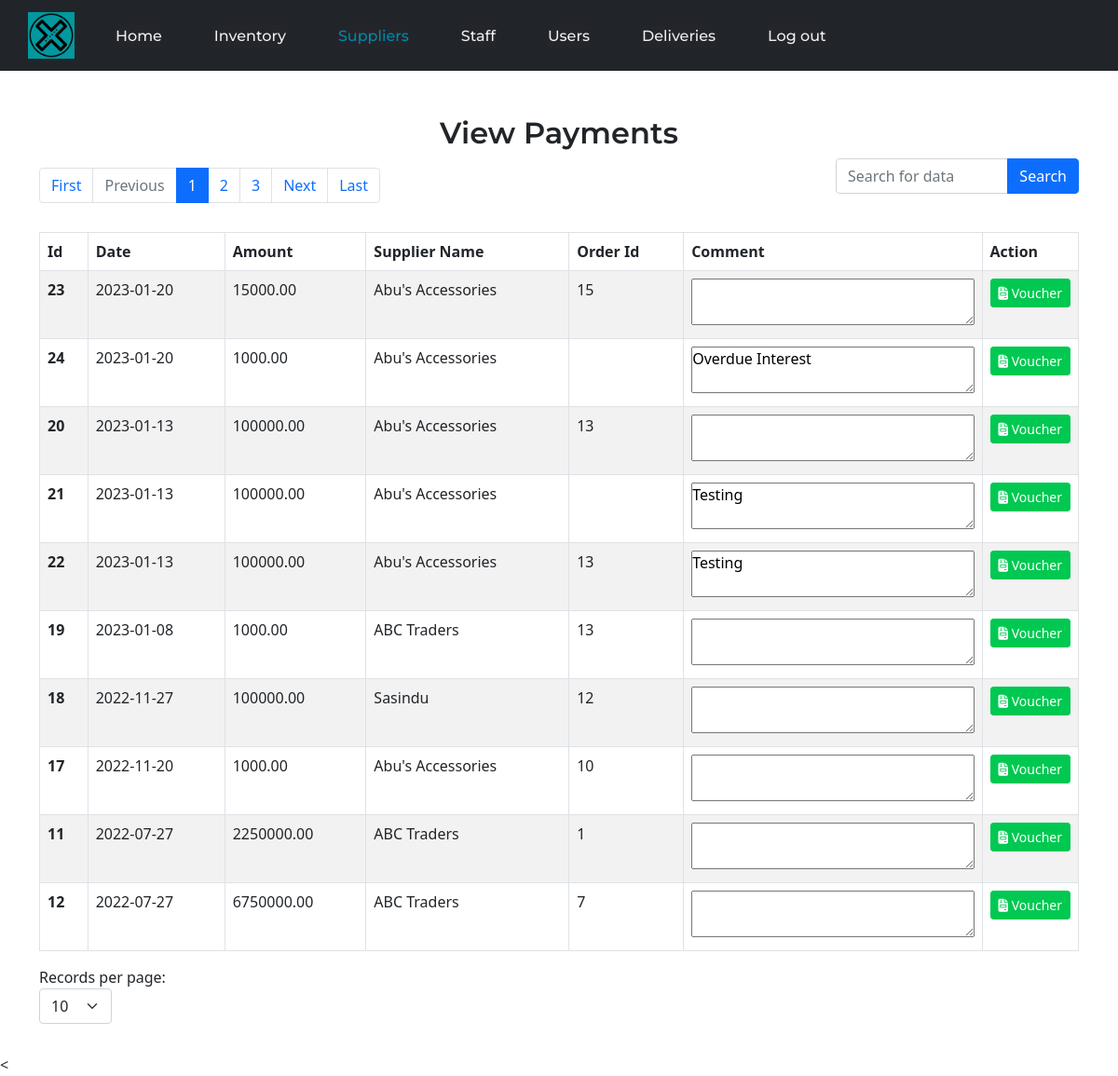
Page /View/SuppliersManagePayments.php (signed in) on the committed database.
### tables this page shows
CREATE TABLE `payment` (
  `payment_id` int(11) NOT NULL,
  `payment_date` date NOT NULL,
  `payment_amount` decimal(12,2) NOT NULL,
  `payment_order_id` int(11) DEFAULT NULL,
  `payment_comment` text DEFAULT NULL,
  `payment_supplier_id` int(11) NOT NULL,
  `payment_status` int(11) NOT NULL DEFAULT 1
);

CREATE TABLE `supplier` (
  `supplier_id` int(11) NOT NULL,
  `supplier_name` varchar(256) NOT NULL,
  `supplier_location` varchar(256) NOT NULL,
  `supplier_address` varchar(256) NOT NULL,
  `supplier_pending_payment` decimal(12,2) NOT NULL DEFAULT 0.00,
  `supplier_status` int(11) NOT NULL DEFAULT 1
);

### Model/SuppliersManagePaymentsModel.php (called while the page is built, shortened)
<?php
    function getSupplierName($con, $Id){
        $sql = "SELECT * FROM supplier WHERE supplier_id = ?;";
        $stmt = mysqli_stmt_init($con);
        if(!mysqli_stmt_prepare($stmt, $sql)){
            $msg = "Error: MySQL statement Failed";
            $msg = base64_encode($msg);
            header("location: ../View/SuppliersManagePayments.php?msg=$msg");
            exit();
        }
        mysqli_stmt_bind_param($stmt, "s", $Id);
        mysqli_stmt_execute($stmt);
        $resultData = mysqli_stmt_get_result($stmt);
        if($row = mysqli_fetch_assoc($resultData)){
            $supplierName = $row["supplier_name"];
            return $supplierName;
        }else{
            $msg = "Error: Couldn't fetch supplier name from the database";
            $msg = base64_encode($msg);
            header("location: ../View/SuppliersManagePayments.php?msg=$msg");
            exit();
        }
    }
?>

### View/SuppliersManagePayments.php (the view, shortened to what this page needs)
<?php
$thisDBConnection = new DbConnection();
$myCon = $thisDBConnection->con;
if (isset($_GET['page'])) {
    $page = $_GET['page'];
} else {
    $page = 1;
}
if(isset($_POST['limitSelector'])){
    $_SESSION['limitPayments'] = $_POST['limitSelector'];
    $limit = $_POST['limitSelector'];
    $page = 1;
}else{
    if(isset($_SESSION['limitPayments'])){
        $limit = $_SESSION['limitPayments'];
    }else{
        $limit = 10;
    }
}
$start = ($page - 1) * $limit;
if (isset($_GET["search"])) {
    $filters = $_GET["search"];
    $page = 0;
    $sql = "SELECT * FROM payment JOIN supplier ON payment.payment_supplier_id = supplier.supplier_id WHERE CONCAT(supplier_name, payment_amount, payment_date) LIKE '%$filters%' AND payment_status=1 ORDER BY payment_date DESC;";
    $result = $myCon->query($sql) or die($myCon->error);
    $resCheck = mysqli_num_rows($result);
    if ($resCheck > 0) {
        $payments = $result->fetch_all(MYSQLI_ASSOC);
    } else {
        $msg = "No records have been read from the database";
        $msg = base64_encode($msg);
        header("location: ../View/SuppliersManagePayments.php?msg=$msg");
        exit();
    }
} else {
    $sql = "SELECT * FROM payment WHERE payment_status = 1 ORDER BY payment_date DESC LIMIT $start, $limit;";
    $result = $myCon->query($sql) or die($myCon->error);
    $resCheck = mysqli_num_rows($result);
    if ($resCheck > 0) {
        $payments = $result->fetch_all(MYSQLI_ASSOC);
    } else {
        $msg = "No records have been read form the database";
        $msg = base64_encode($msg);
        header("location: ../View/Suppliers.php?msg=$msg");
        exit();
    }
}
$sqlNew = "SELECT count(payment_id) AS payment_id FROM payment WHERE payment_status=1";
$resultNew = $myCon->query($sqlNew) or die($myCon->error);
$paymentCount = $resultNew->fetch_all(MYSQLI_ASSOC);
$total = $paymentCount[0]['payment_id'];
$pages = ceil($total / $limit);
$previous = $page - 1;
$next = $page + 1;
require_once "../Model/SuppliersManagePaymentsModel.php";
?>
<!DOCTYPE html>
<html>
<head>
    <link rel="stylesheet" type="text/css" href="../bootstrap/bootstrap-5.0.2-dist/css/bootstrap.min.css">
    <link rel="stylesheet" type="text/css" href="../CSS/HeaderStyles.css">
    <link rel="stylesheet" type="text/css" href="../CSS/SuppliersManagePaymentsStyles.css">
</head>
<body>
    <nav class="navbar navbar-expand-lg navbar-dark bg-dark">
        <a class="navbar-brand" href="#">
            <img class="logo" src="../Commons/Icons/logotest.png" alt="logo" width="50px" height="50px">
        </a>
        <div class="collapse navbar-collapse" id="navbarSupportedContent">
            <form action="../Controller/HeaderController.php" method="post">
                <ul class="navbar-nav mr-auto navLinks">
                    <li id="nav1" class="nav-item">
                        <a class="nav-link" href="#"> <button class="btnToTxt" type="submit" name="submit" value="navHome"> Home </button> </a>
                    </li>
                    <li id="nav2" class="nav-item">
                        <a class="nav-link" href="#"> <button class="btnToTxt" type="submit" name="submit" value="navInventory"> Inventory </button> </a>
                    </li>
                    <li id="nav3" class="nav-item">
                        <a class="nav-link" href="#"> <button class="activeItem btnToTxt" type="submit" name="submit" value="navSuppliers"> Suppliers </button> </a>
                    </li>
                    <li id="nav4" class="nav-item">
                        <a class="nav-link" href="#"> <button class="btnToTxt" type="submit" name="submit" value="navStaff"> Staff </button> </a>
                    </li>
                    <li id="nav5" class="nav-item">
                        <a class="nav-link" href="#"> <button class="btnToTxt" type="submit" name="submit" value="navProfile"> Users </button> </a>
                    </li>
                    <li id="nav7" class="nav-item">
                        <a class="nav-link" href="#"> <button class="btnToTxt" type="submit" name="submit" value="navDelivery"> Deliveries </button> </a>
                    </li>
                    <li id="nav6" class="nav-item">
                        <a class="nav-link" href="#"> <button class="btnToTxt" type="submit" name="submit" value="navLogout"> Log out </button> </a>
                    </li>
                </ul>
            </form>
        </div>
    </nav>
    <br><br>
    <div class="container">
        <div class="row">
            <div class="col-12">
                <h2 class="TitleTxt">View Payments</h2>
            </div>
        </div>
        <div class="row">
            <div class="col-9">
                <nav class="paginationNav">
                    <ul class="pagination">
                        <li class="page-item">
                            <a class="page-link" href="SuppliersManagePayments.php?page=1">First</a>
                        </li>
                        <li class="page-item <?php if ($page == 1 || $page == 0) {
                                                    echo "disabled";
                                                } ?>">
                            <a class="page-link" href="SuppliersManagePayments.php?page=<?php echo $previous; ?>">Previous</a>
                        </li>
                        <?php for ($i = 1; $i <= $pages; $i++) { ?>
                            <li class="page-item<?php if ($i == $page) {
                                                    echo " active";
                                                } ?>">
                                <a class="page-link" href="SuppliersManagePayments.php?page=<?php echo $i; ?>"> <?php echo $i; ?> </a>
                            </li>
                        <?php } ?>
                        <li class="page-item <?php if ($page == $pages || $page == 0) {
                                                    echo "disabled";
                                                } ?>">
                            <a class="page-link" href="SuppliersManagePayments.php?page=<?php echo $next; ?>">Next</a>
                        </li>
                        <li class="page-item">
                            <a class="page-link" href="SuppliersManagePayments.php?page=<?php echo $pages; ?>">Last</a>
                        </li>
                    </ul>
                </nav>
            </div>
            <div class="col-3">
                <form action="" method="get">
                    <div class="input-group mb-3">
                        <input id="search" name="search" value="<?php if (isset($_GET["search"])) {
                                                                    echo $_GET["search"];
                                                                } ?>" type="text" class="form-control" placeholder="Search for data">
                        <button type="submit" class="btn btn-primary">Search</button>
                    </div>
                </form>
            </div>
        </div>
        <div class="row">
            <div class="col-12">
                <table class="table table-striped table-hover table-bordered table-responsive">
                    <thead>
                        <tr>
                            <th scope="col">Id</th>
                            <th scope="col">Date</th>
                            <th scope="col">Amount</th>
                            <th scope="col">Supplier Name</th>
                            <th scope="col">Order Id</th>
                            <th scope="col">Comment</th>
                            <th scope="th-sm" id="Action">Action</th>
                        </tr>
                    </thead>
                    <tbody>
                        <form action="SuppliersPaymentReport.php?status=true" method="post">
                            <?php foreach ($payments as $payment) { ?>
                                <tr>
                                    <th scope="row"><?php echo $payment['payment_id'] ?></th>
                                    <td id="Date<?php echo $payment['payment_id'] ?>"> <?php echo $payment['payment_date'] ?></td>
                                    <td id="Amount<?php echo $payment['payment_id'] ?>"><?php echo $payment['payment_amount'] ?></td>
                                    <td id="Supplier<?php echo $payment['payment_id'] ?>"><?php echo getSupplierName($myCon, $payment['payment_supplier_id']) ?></td>
                                    <td id="Order<?php echo $payment['payment_id'] ?>"><?php echo $payment['payment_order_id'] ?></td>
                                    <td><?php echo "<textarea id='Comment" . $payment['payment_id'] . "' rows='2'>" . $payment['payment_comment'] . "</textarea>" ?></td>
                                    <td>
                                        <button type="submit" formtarget="_blank" class="btn btn-sm btn-half-success" name="voucherButton" id="voucher-<?php echo $payment['payment_id'] ?>" value="voucher-<?php echo $payment['payment_id'] ?>"><i class="fa-solid fa-file-invoice"></i>&nbsp;Voucher</button>
                                    </td>
                                </tr>
                            <?php } ?>
                        </form>
                    </tbody>
                </table>
            </div>
        </div>
        <div class="row">
            <form action="#" method="post" class="limitSelectForm">
                <label>Records per page:</label>
                <select id="limitSelector" name="limitSelector" class="form-select limitSelect" onchange="changeLimits()">
                    <option <?php if($limit == 10){ echo "selected"; } ?> value="10">10</option>
                </select>
            </form>
        </div>
    </div>
    <<script src="../JS/SuppliersManagePayments.js"></script>
</body>
</html>

### CSS/HeaderStyles.css (style rules this page uses)
* { box-sizing: border-box; margin: 0; padding: 0; }
nav { padding-top: 1.2%; padding-bottom: 1.2%; padding-left: 30px; }
.logo { cursor:pointer; }
.navLinks { display: flex; align-items: center; list-style: none; margin-bottom: 0; }
.navLinks li { display: inline-block; padding-top: 0; padding-bottom: 0; padding-left: 20px; padding-right: 20px; }
.navLinks li a button { transition: all 0.3s ease 0s; }
.btnToTxt { font-family: "Montserrat", sans-serif; font-weight: 500; font-size: 16px; color: #edf0f1; text-decoration: none; background-color:#24252A; border:none; outline: none; margin:0; padding:0; color: #edf0f1; }
.activeItem { color: #0088a9; }

### CSS/SuppliersManagePaymentsStyles.css (style rules this page uses)
.TitleTxt { font-family: "Montserrat", sans-serif; font-weight: 600; text-align: center; }
.paginationNav { padding-left: 0; padding-right: 0; padding-bottom: 0.9rem; }
.limitSelect { width: auto; margin: 0; }
.limitSelectForm { margin-bottom: 2rem; }
table { table-layout: auto; }
td, th { white-space: nowrap; overflow: hidden; text-overflow: ellipsis; }
.btn-half-success { background-color:#00C851; border-color: #00C851; color: white; transition: 0.3s; }
#Action { width: 5%; }
textarea { height:auto; width:100%; max-width: 100%; }

### rows in the picture
payment: payment_id "23", payment_date "2023-01-20", payment_amount "15000.00", payment_supplier.supplier_name "Abu's Accessories", payment_order "15"
payment: payment_id "24", payment_date "2023-01-20", payment_amount "1000.00", payment_supplier.supplier_name "Abu's Accessories", payment_id+payment_comment "Overdue Interest"
payment: payment_id "20", payment_date "2023-01-13", payment_amount "100000.00", payment_supplier.supplier_name "Abu's Accessories", payment_order "13"
payment: payment_id "21", payment_date "2023-01-13", payment_amount "100000.00", payment_supplier.supplier_name "Abu's Accessories", payment_id+payment_comment "Testing"
payment: payment_id "22", payment_date "2023-01-13", payment_amount "100000.00", payment_supplier.supplier_name "Abu's Accessories", payment_order "13", payment_id+payment_comment "Testing"
payment: payment_id "19", payment_date "2023-01-08", payment_amount "1000.00", payment_supplier.supplier_name "ABC Traders", payment_order "13"
payment: payment_id "18", payment_date "2022-11-27", payment_amount "100000.00", payment_supplier.supplier_name "Sasindu", payment_order "12"
payment: payment_id "17", payment_date "2022-11-20", payment_amount "1000.00", payment_supplier.supplier_name "Abu's Accessories", payment_order "10"
payment: payment_id "11", payment_date "2022-07-27", payment_amount "2250000.00", payment_supplier.supplier_name "ABC Traders", payment_order "1"
payment: payment_id "12", payment_date "2022-07-27", payment_amount "6750000.00", payment_supplier.supplier_name "ABC Traders", payment_order "7"
